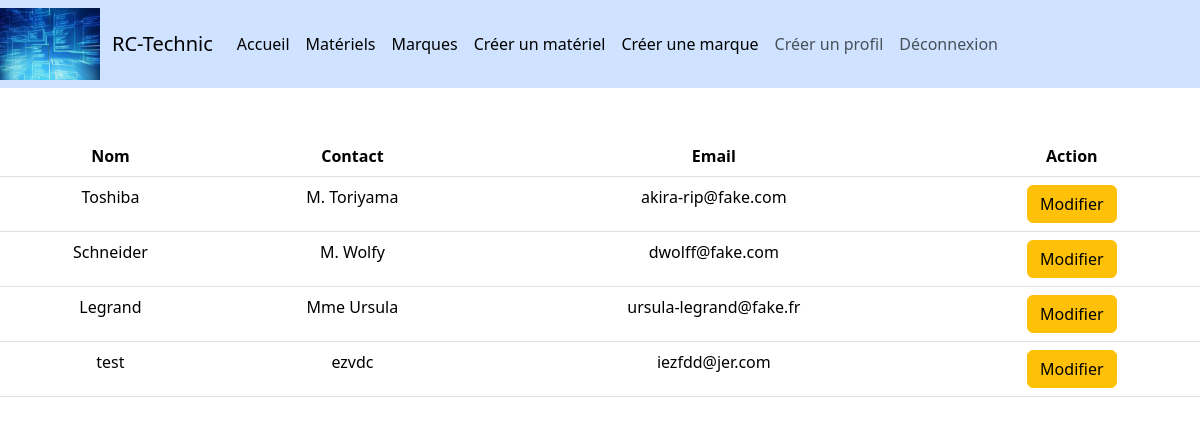
Page /liste_marques.php (signed in) on the committed database.
### tables this page shows
CREATE TABLE IF NOT EXISTS `marques` (
  `id` int NOT NULL AUTO_INCREMENT,
  `nom` varchar(155) NOT NULL,
  `contact` varchar(155) NOT NULL,
  `email` varchar(155) NOT NULL,
  PRIMARY KEY (`id`)
);

### www/modeles/marque.php (called while the page is built, shortened)
<?php
function getMarques()
{
    require ("./inc/db.php");
    $sql = "SELECT * FROM `marques`;";
    $request = $pdo->query($sql);
    $result = $request->fetchAll(PDO::FETCH_ASSOC);
    return $result;
}

### www/liste_marques.php (the view, shortened to what this page needs)
<?php
include ("./partials/header.php");
require ("./classes/Marque.php");
require ("./modeles/marque.php");
if ($_SESSION != []) {
  ?>
  <main>
    <section class="text-center my-5">
      <table class="table">
        <thead>
          <th>Nom</th>
          <th>Contact</th>
          <th>Email</th>
          <?php
          if (isset($_SESSION) && !empty($_SESSION)) {
            if ($_SESSION['user']['role'] === "administrateur" || $_SESSION['user']['role'] === "gestionnaire") {
              ?>
              <th>Action</th>
              <?php
            }
          } ?>
        </thead>
        <tbody>
          <?php
          $marque = getMarques();
          foreach ($marque as $key) {
            ?>
            <tr>
              <td>
                <?= $key['nom'] ?>
              </td>
              <td>
                <?= $key['contact'] ?>
              </td>
              <td>
                <?= $key['email'] ?>
              </td>
              <?php
              if (isset($_SESSION) && !empty($_SESSION)) {
                $id = $key['id'];
                if ($_SESSION['user']['role'] === "administrateur" || $_SESSION['user']['role'] === "gestionnaire") {
                  ?>
                  <td>
                    <form action="marque.php?id=<?= $id ?>" method="post">
                      <button class="btn btn-warning" type="submit">Modifier</button>
                    </form>
                  </td>
                  <?php
                }
              }
          }
          ?>
        </tbody>
      </table>
    </section>
  </main>
  </body>
<?php
} else {
  header("Location: $path");
}

### rows in the picture
marques: nom "Toshiba", contact "M. Toriyama", email "akira-rip@fake.com"
marques: nom "Schneider", contact "M. Wolfy", email "dwolff@fake.com"
marques: nom "Legrand", contact "Mme Ursula", email "ursula-legrand@fake.fr"
marques: nom "test", contact "ezvdc", email "iezfdd@jer.com"
